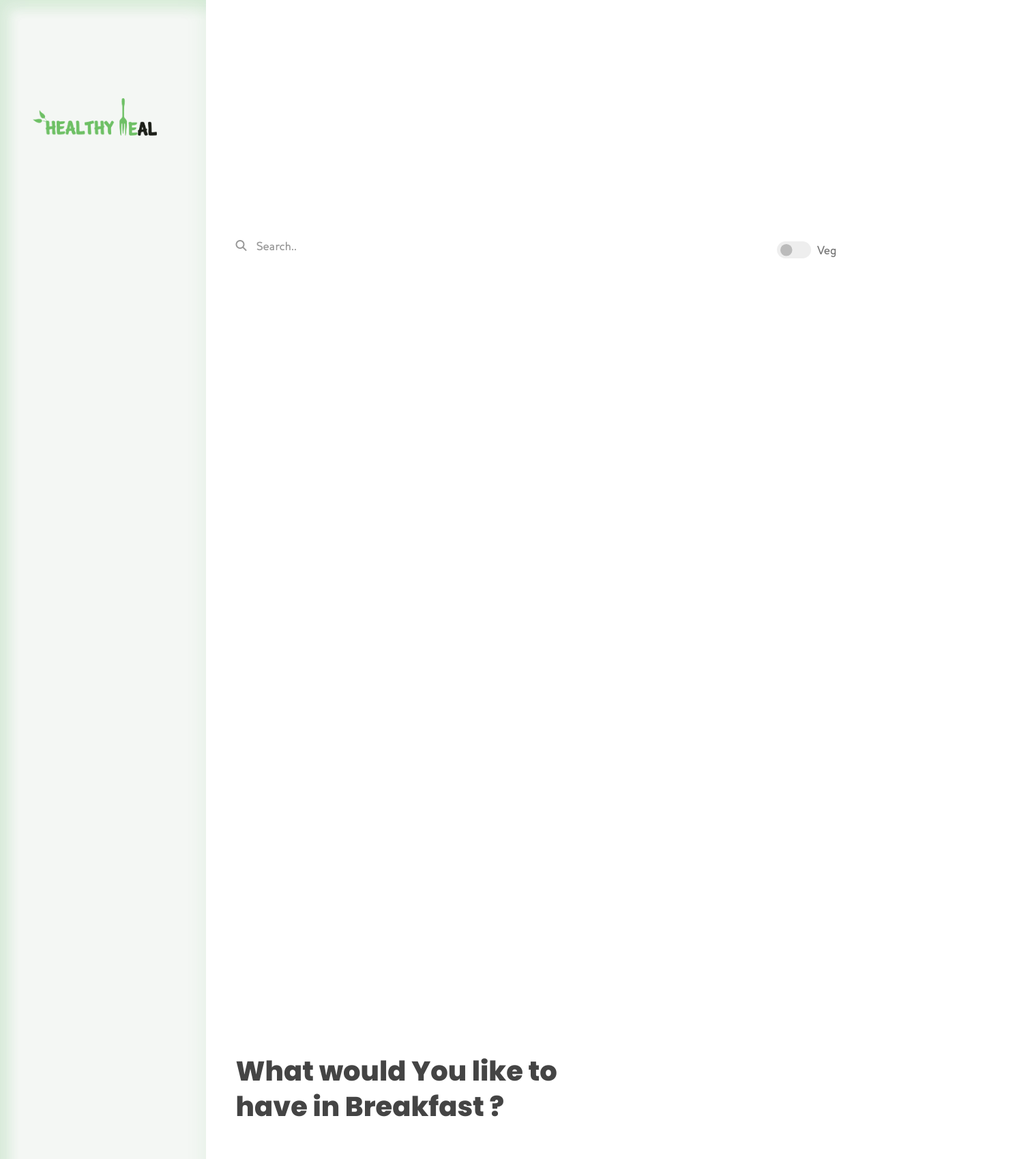
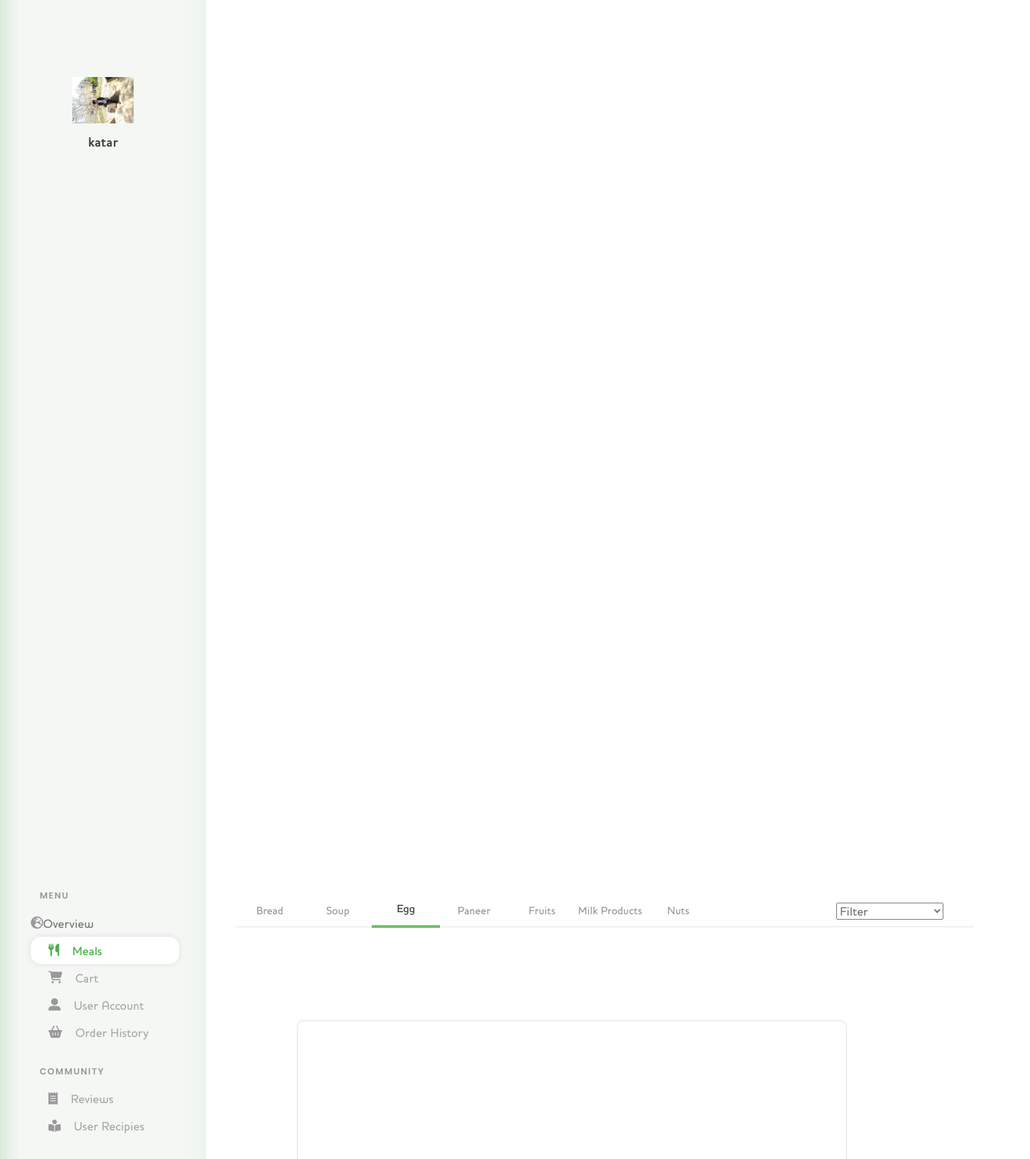
Screenshot of /menu/ (signed in, upper part) with the database file from the repository (2 pictures, top to bottom).
### users/models.py (models this page shows, shortened)
class User(AbstractUser):
    is_student = models.BooleanField(default=False)
    is_store_owner = models.BooleanField(default=False)

class Profile(models.Model):
    user = models.OneToOneField(settings.AUTH_USER_MODEL, on_delete=models.CASCADE)
    image = models.ImageField(default='default.jpg', upload_to='profile_pics')

### core/views.py (the view, shortened to what this page needs)
# urls.py: path('menu/', menu , name='menu'),
@login_required
def menu(request):
	return render(request, 'core/menu.html', context={'items' : Item.objects.filter(available=True).all()})

### core/models.py (called while the page is built)
    def get_absolute_url(self):
        return reverse("core:product", kwargs={
            'slug': self.slug
        })

    def get_add_to_cart_url(self):
        return reverse("core:add-to-cart", kwargs={
            'slug': self.slug
        })

### core/templates/core/menu.html (shortened to what this page needs)
{% load static %}
<!DOCTYPE html>
<html lang="en">
<head>
    <link rel="stylesheet" type="text/css" href="{% static 'core/meal.css' %}">
</head>
<body>
    <div class="grid-container1 gc">
        <div class="item1">
            <div class="logo">
                <img src="{% static 'core/images/Asset 64@2x.png' %}">
            </div>
            <div class="user">
                <img src="{{ user.profile.image.url }}" class="userimg">
                <div class="username">
                    {{request.user.username}}
                </div>
            </div>
            <div class="opt">
                <div class="head">Menu</div>
                <a href="{% url 'home' %}">
                    <i class="fas fa-globe-europe"></i>
                    <div class="optname"> Overview </div>
                </a>
                <a href="{% url 'core:menu' %}" class="options active">
                    <i class="fas fa-utensils"></i>
                    <div class="optname">Meals</div>
                </a>
                <a href=" {% url 'core:order-summary' %} " class="options">
                    <i class="fas fa-shopping-cart"></i>
                    <div class="optname">Cart</div>
                </a>
                <a href="{% url 'users:profile' %}" class="options">
                    <i class="fas fa-user-alt"></i>
                    <div class="optname">User Account</div>
                </a>
                <a href="#" class="options">
                    <i class="fas fa-shopping-basket"></i>
                    <div class="optname">Order History</div>
                </a>
                <div class="head">Community</div>
                <a href="#" class="options">
                    <i class="fas fa-receipt"></i>
                    <div class="optname">Reviews</div>
                </a>
                <a href="#" class="options">
                    <i class="fas fa-book-reader"></i>
                    <div class="optname">User Recipies</div>
                </a>
            </div>
        </div>
        <div class="item2">
            <div class="search_bar">
                <form action="{% url 'core:search' %}">
                    <i class="fas fa-search"></i>
                    <input name="q" value="{{request.GET.q}}"type="text" placeholder="Search..">
                </form>
            </div>
            <form method="POST" enctype="multipart/form-data">
                <div class="nut">
                    <div class="carb">
                        <label class="toggle-control">
                            <span class="control"></span>
                        </label><span>Veg</span>
                    </div>
                </div>
        </div>
        <div class="item3">
            <div class="left">
                <div class="headline">What would You like to have in Breakfast ?</div>
                <div class="hor_nav">
                    <ul>
                        <li><a href="#">Bread</a></li>
                        <li><a href="#">Soup</a></li>
                        <li><a class="active" href="#">Egg</a></li>
                        <li><a href="#">Paneer</a></li>
                        <li><a href="#">Fruits</a></li>
                        <li><a href="#">Milk Products</a></li>
                        <li><a href="#">Nuts</a></li>
                    </ul>
                </div>
            </div>
            <div class="right">
                <div class="filter">
                    <select data-menu>
                        <option selected>Filter</option>
                    </select>
                </div>
            </div>
        </div>
        <div class="item4">
            <div class="list">
                {% for object in items %}
                          <div class="food_item">
                              <div class="one">
                              </div>
                              <div class="two">
                              </div>
                              <div class="three">
                                  <div class="upar">
                                  </div>
                              </div>
                          </div>
                {% endfor %}
            </div>
        </div>
    </div>
</body>
</html>

### rows the page displays
User: profile.image (picture), user.username "katar"
